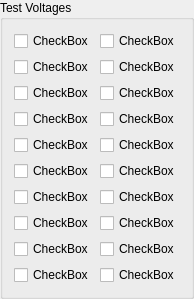
           <widget class="QGroupBox" name="groupBox_27">
            <property name="geometry">
             <rect>
              <x>400</x>
              <y>290</y>
              <width>166</width>
              <height>221</height>
             </rect>
            </property>
            <property name="title">
             <string>Test Voltages</string>
            </property>
            <layout class="QGridLayout" name="gridLayout_66">
             <item row="0" column="0">
              <widget class="QCheckBox" name="checkBox_17">
               <property name="text">
                <string>CheckBox</string>
               </property>
              </widget>
             </item>
             <item row="0" column="1">
              <widget class="QCheckBox" name="checkBox_2">
               <property name="text">
                <string>CheckBox</string>
               </property>
              </widget>
             </item>
             <item row="1" column="0">
              <widget class="QCheckBox" name="checkBox_19">
               <property name="text">
                <string>CheckBox</string>
               </property>
              </widget>
             </item>
             <item row="1" column="1">
              <widget class="QCheckBox" name="checkBox_20">
               <property name="text">
                <string>CheckBox</string>
               </property>
              </widget>
             </item>
             <item row="2" column="0">
              <widget class="QCheckBox" name="checkBox_6">
               <property name="text">
                <string>CheckBox</string>
               </property>
              </widget>
             </item>
             <item row="2" column="1">
              <widget class="QCheckBox" name="checkBox_18">
               <property name="text">
                <string>CheckBox</string>
               </property>
              </widget>
             </item>
             <item row="3" column="0">
              <widget class="QCheckBox" name="checkBox_8">
               <property name="text">
                <string>CheckBox</string>
               </property>
              </widget>
             </item>
             <item row="3" column="1">
              <widget class="QCheckBox" name="checkBox_13">
               <property name="text">
                <string>CheckBox</string>
               </property>
              </widget>
             </item>
             <item row="4" column="0">
              <widget class="QCheckBox" name="checkBox_9">
               <property name="text">
                <string>CheckBox</string>
               </property>
              </widget>
             </item>
             <item row="4" column="1">
              <widget class="QCheckBox" name="checkBox_5">
               <property name="text">
                <string>CheckBox</string>
               </property>
              </widget>
             </item>
             <item row="5" column="0">
              <widget class="QCheckBox" name="checkBox_10">
               <property name="text">
                <string>CheckBox</string>
               </property>
              </widget>
             </item>
             <item row="5" column="1">
              <widget class="QCheckBox" name="checkBox">
               <property name="text">
                <string>CheckBox</string>
               </property>
              </widget>
             </item>
             <item row="6" column="0">
              <widget class="QCheckBox" name="checkBox_16">
               <property name="text">
                <string>CheckBox</string>
               </property>
              </widget>
             </item>
             <item row="6" column="1">
              <widget class="QCheckBox" name="checkBox_15">
               <property name="text">
                <string>CheckBox</string>
               </property>
              </widget>
             </item>
             <item row="7" column="0">
              <widget class="QCheckBox" name="checkBox_3">
               <property name="text">
                <string>CheckBox</string>
               </property>
              </widget>
             </item>
             <item row="7" column="1">
              <widget class="QCheckBox" name="checkBox_7">
               <property name="text">
                <string>CheckBox</string>
               </property>
              </widget>
             </item>
             <item row="8" column="0">
              <widget class="QCheckBox" name="checkBox_11">
               <property name="text">
                <string>CheckBox</string>
               </property>
              </widget>
             </item>
             <item row="8" column="1">
              <widget class="QCheckBox" name="checkBox_12">
               <property name="text">
                <string>CheckBox</string>
               </property>
              </widget>
             </item>
             <item row="9" column="0">
              <widget class="QCheckBox" name="checkBox_4">
               <property name="text">
                <string>CheckBox</string>
               </property>
              </widget>
             </item>
             <item row="9" column="1">
              <widget class="QCheckBox" name="checkBox_14">
               <property name="text">
                <string>CheckBox</string>
               </property>
              </widget>
             </item>
            </layout>
           </widget>
